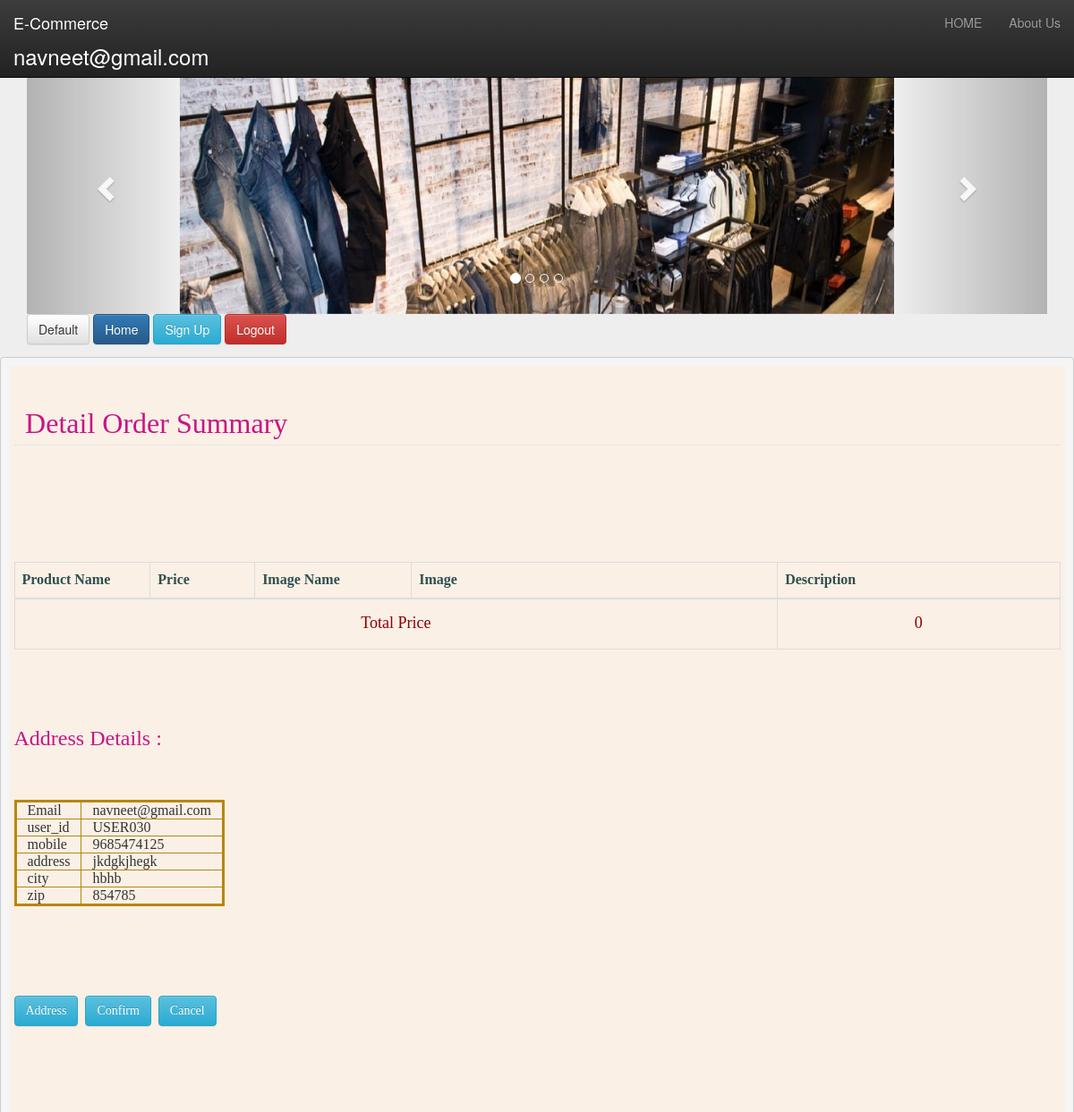
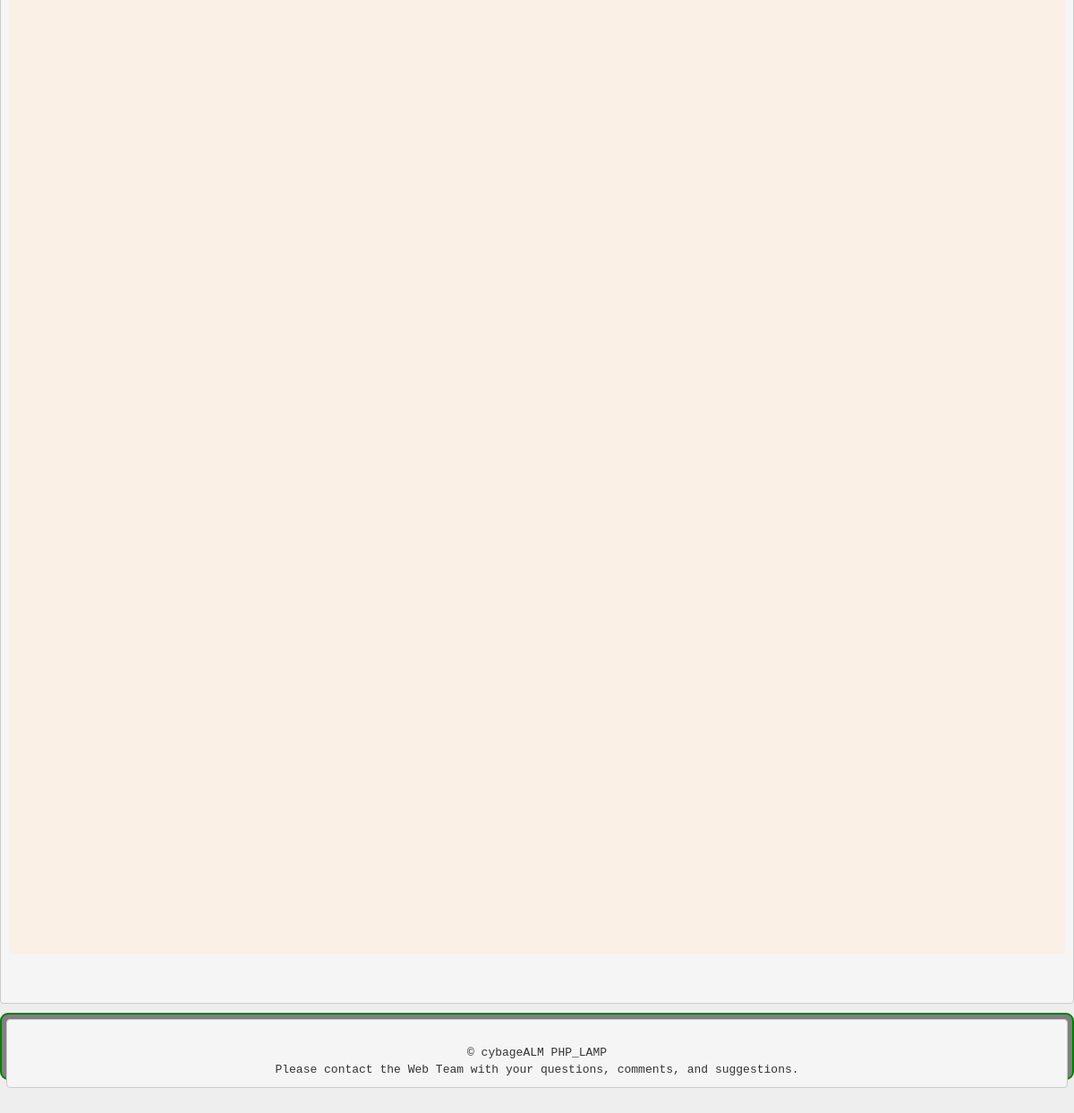
Page /ecomm_project/OrderSummaryPageIncluded.php (signed in) on the committed database (2 pictures, top to bottom).
### tables this page shows
CREATE TABLE IF NOT EXISTS `user_details` (
  `user_detail_id` varchar(15) NOT NULL DEFAULT '0',
  `mobile` varchar(10) NOT NULL,
  `address` varchar(400) NOT NULL,
  `city` varchar(50) NOT NULL,
  `zip` int(6) NOT NULL,
  `user_id` varchar(15) NOT NULL,
  `user_name` varchar(20) NOT NULL,
  PRIMARY KEY (`user_detail_id`),
  KEY `user_id` (`user_id`),
  KEY `user_id_2` (`user_id`)
);

### ecomm_project/OrderSummaryPageIncluded.php (called while the page is built, shortened)
<?php
include_once "HeaderHtml.php";
include_once "BodyOrderSummery.php";

### ecomm_project/includedfileDuplication.php (called while the page is built, shortened)
<?php
	$arra=array(explode("&",str_replace('%2F','/',(str_replace('%2C',',',urldecode(html_entity_decode($_SESSION['key'])))))));
	?>

### ecomm_project/DisplayTable.php (called while the page is built, shortened)
<?php
class DisplayTable
{
	public function displayForeach($arranew) {
	 $price1=0;
	foreach ($arranew as $booking) {
$temp=$booking;
$temp=explode(",", $temp);
		}
		return $price1;
		}
	}
?>

### ecomm_project/Helper.php (called while the page is built, shortened)
<?php
class Helper {
   public $con;
	public function __construct($databasename) {
		try{
		$this->con=new mysqli(Config::HOST, Config::USER, Config::PASSWORD, $databasename);
		} catch(Exception $e){
		echo $e->errorMessage();
		}
	}
	public function read_record($field, $table, $condition) {
		$sql="SELECT $field FROM $table WHERE $condition";
		try {
		$result=$this->con->query($sql);
		if ($result->num_rows==0) {
			return "No rows found";
		} else {
			while ($row=$result->fetch_array(MYSQL_ASSOC)) {
				$data[]=$row;
			}
			return $data;
		 }
		} catch(Exception $e){
		echo $e->errorMessage();
		}
	}
}

### ecomm_project/BodyOrderSummery.php (the view, shortened to what this page needs)
<pre>
<div id="body" >
	<fieldset>
	<legend> <font face="BedRock" color="MediumVioletRed" size="6">Detail Order Summary </legend>
	<table border="2" class="table table-striped table-bordered" align="center">
<?php
include_once "Helper.php";
include_once "DisplayTable.php";
$var=$_SESSION['user'];
include_once "includedfileDuplication.php";
$objTable2=new DisplayTable();
$price=$objTable2->displayForeach($arra[0]);
?>
<tr>
		<td colspan="4"><h4 style="color:DarkRed;text-align:center">Total Price</h4></td>
		<td><h4 style="color:DarkRed;text-align:center"><?php  echo $price;?></h4></td>
		</tr>
</table>
<h3>Address Details :</h3>
<table border="3" BORDERCOLOR="#B8860B">
<tr>
<td>&nbsp;&nbsp;&nbsp;Email&nbsp;&nbsp;&nbsp;</td>
<td>&nbsp;&nbsp;&nbsp;<?php echo $_SESSION['email'];?>&nbsp;&nbsp;&nbsp;</td>
</tr>
<?php
$obj = new Helper("ecomm");
$field="user_id,mobile,address,city,zip";
$table="user_details";
$condition="user_id='".$var."'";
$record=$obj->read_record($field, $table, $condition);
foreach ($record as $key ) {
    foreach ($key as $subElement=>$val) {
	?>
		<tr>
		<td>&nbsp;&nbsp;&nbsp;<?php echo "$subElement";?>&nbsp;&nbsp;&nbsp;</td>
        <td>&nbsp;&nbsp;&nbsp;<?php echo "$val";?>&nbsp;&nbsp;&nbsp;</td>
		</tr>
		<?php
    }
}
?>
</table>
<form method="POST" action="Validate.php">
<input type="submit" name="btn_submit" class="btn btn-info" value="Address" />&nbsp;<input type="submit" name="btn_submit"  class="btn btn-info" value="Confirm" />&nbsp;<input type="submit" name="btn_submit" class="btn btn-info"  value="Cancel" />
</form>
	</fieldset>
</div>
</pre>

### ecomm_project/css/bodyCss.css (style rules this page uses)
#body { height:1900; background-color:linen; padding:5px; }

### ecomm_project/css/footerCss.css (style rules this page uses)
#footer { height:75; background-color:grey; padding:5px; border-radius:9px; border:2px solid green; }

### ecomm_project/css/Signin.css (style rules this page uses)
body { padding-top: 40px; padding-bottom: 40px; background-color: #eee; }

### rows in the picture
user_details: subElement "user_id", user "USER030", subElement "mobile", mobile "9685474125", subElement "address", address "jkdgkjhegk", subElement "city", city "hbhb", subElement "zip", zip "854785"

### other values in the picture
$emailid "navneet@gmail.com"
$price "0"
$_SESSION['email'] "navneet@gmail.com"
